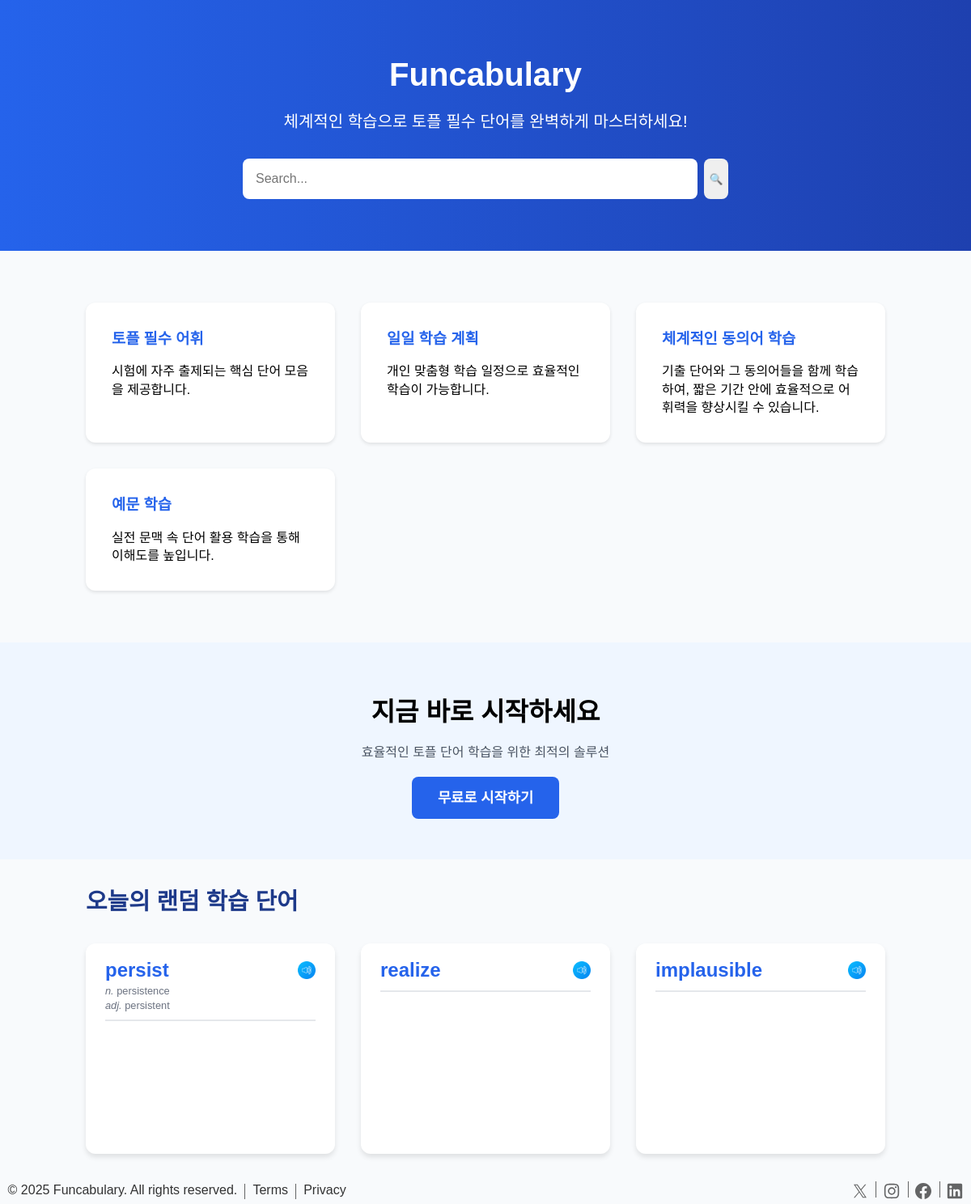
The page / on the database its author committed.
### app/models.py (models this page shows)
class Word(db.Model):
    __tablename__ = 'words'
    id = db.Column(db.Integer, primary_key=True, autoincrement=True)
    day_id = db.Column(db.Integer, db.ForeignKey('days.id'), nullable=False)  # connect to Day
    word = db.Column(db.String(100), index=True, nullable=False)
    note = db.Column(db.Text, nullable=True)
    details = db.relationship('Detail', backref='word', cascade='all, delete', lazy=True)
    derivatives = db.relationship('Derivative', backref='parent_word', cascade='all, delete', lazy=True)

class Derivative(db.Model):
    __tablename__ = 'derivatives'
    word_id = db.Column(db.Integer, db.ForeignKey('words.id'), primary_key=True)  # foreign key that connected with the word
    pos_id = db.Column(db.Integer, db.ForeignKey('pos.id'), nullable=True)
    word = db.Column(db.String(50), primary_key=True, nullable=True)
    __table_args__ = (
        db.PrimaryKeyConstraint('word_id', 'word'),
    )

class POS(db.Model):
    __tablename__ = 'pos'
    id = db.Column(db.Integer, primary_key=True, autoincrement=True)
    pos = db.Column(db.String(10), unique=True, nullable=False)
    details = db.relationship('Detail', backref='pos', lazy=True)
    derivatives = db.relationship('Derivative', backref='pos', lazy=True)

### app/views.py (the view)
@views_bp.route('/')
def home():
    user_agent = request.headers.get("User-Agent", "").lower()
    if "python" in user_agent or "pandas" in user_agent or "requests" in user_agent:
        return jsonify({"error": "Bots are not allowed!"}), 403
    today = []
    num_days = db.session.query(Day).count()
    while len(today) < 3:
        num_4_day = random.randrange(1, num_days) # idx of date(1 ~ 30)
        words = Word.query.filter_by(day_id = num_4_day).all()
        if not words:
            continue
        random_word = random.choice(words)
        if random_word not in today:
            today.append(random_word)
    for word in today:
        for detail in word.details:
            detail.example = highlight(word.word, detail.example)
    return render_template('index.html', today=today)

### app/views.py (called while the page is built)
def highlight(word, example):
    words = word.split()
    word_patterns = [rf'\b{re.escape(w)}(ed|ing|s|d|ay)?\b' for w in words]
    pattern = r'\s+'.join(word_patterns) # 단어 사이의 공백도 포함
    oup = re.sub(pattern, r'<b>\g<0></b>', example, flags=re.IGNORECASE)
    return oup

### app/templates/index.html (shortened to what this page needs)
<!DOCTYPE html>
<html lang="en">
<head>
    <link rel="stylesheet" href="{{ url_for('static', filename='css/00_base.css') }}">
    <link rel="stylesheet" href="{{ url_for('static', filename='css/01_header.css') }}">
    <link rel="stylesheet" href="{{ url_for('static', filename='css/02_footer.css') }}">
    {% block css %}
        <link rel="stylesheet" href="{{ url_for('static', filename='css/main.css') }}">
    {% endblock %}
</head>
<body>
    {% block header %}
        {% include 'header.html' %}
    {% endblock %}
    {% block main %}
        <main>
            <section class="features">
                <div class="feature-card">
                    <h3>토플 필수 어휘</h3>
                    <p>시험에 자주 출제되는 핵심 단어 모음을 제공합니다.</p>
                </div>
                <div class="feature-card">
                    <h3>일일 학습 계획</h3>
                    <p>개인 맞춤형 학습 일정으로 효율적인 학습이 가능합니다.</p>
                </div>
                <div class="feature-card">
                    <h3>체계적인 동의어 학습</h3>
                    <p>기출 단어와 그 동의어들을 함께 학습하여, 짧은 기간 안에 효율적으로 어휘력을 향상시킬 수 있습니다.</p>
                </div>
                <div class="feature-card">
                    <h3>예문 학습</h3>
                    <p>실전 문맥 속 단어 활용 학습을 통해 이해도를 높입니다.</p>
                </div>
            </section>
            <section class="cta-section">
                <h2>지금 바로 시작하세요</h2>
                <p>효율적인 토플 단어 학습을 위한 최적의 솔루션</p>
                <a href="{{ url_for('views.vocabulary') }}" class="cta-button">무료로 시작하기</a>
            </section>
            <section class="cards-section">
                <h2 class="section-tit">오늘의 랜덤 학습 단어</h2>
                <div class="cards-grid">
                    {% for word in today %}
                        <div class="cards-container">
                            <div class="card">
                                <div class="front">
                                    <div class="word-header">
                                        <h3 class="word-tit">
                                            <div class="word-tit-container">
                                                {{ word.word }}
                                            </div>
                                            <button class="tts-btn" onclick="Pronunciation_eng('{{ word.word }}', 'eng', event)"><img src="{{ url_for('static', filename='img/volume.png') }}" alt="sound-icon" class="vol-img"></button>
                                        </h3>
                                        {% for derivative in word.derivatives %}
                                            <p class="synonyms">
                                                <span class="word-pos">{{ derivative.pos.pos }}</span> {{ derivative.word }}
                                            </p>
                                        {% endfor %}
                                    </div>
                                </div>
                                <div class="back">
                                    <div class="word-header">
                                        {% for info in word.details %}
                                            <div class="word-header-wrap">
                                                <h3 class="word-info">
                                                    {% if loop.length > 1 %}
                                                        <span class="meaning-count">{{ loop.index }}.</span> {{ info.meaning }}
                                                    {% else %}
                                                        {{ info.meaning }}
                                                    {% endif %}
                                                    <button class="tts-btn" onclick="Pronunciation_kor(`{{ info.meaning }}`, 'kor', event)"></button>
                                                </h3>
                                                <p class="synonyms"><span class="word-pos">{{ info.pos.pos }}</span> {{ info.synonyms }}</p>
                                                <p class="example">{{ info.example | safe }}</p>
                                            </div>
                                        {% endfor %}
                                    </div>
                                </div>
                            </div>
                        </div>
                    {% endfor %}
                </div>
            </section>
        </main>
    {% endblock %}
    {% block footer %}
        {% include 'footer.html' %}
    {% endblock %}
</body>
</html>

### app/templates/header.html
<header class="header">
    <h1>
        <a class="header-tit" href="{{ url_for('views.home') }}">Funcabulary</a>
    </h1>
    <p>체계적인 학습으로 토플 필수 단어를 완벽하게 마스터하세요!</p>
    <div class="search-container">
        <form action="/search" method="GET" class="search-form">
            <input type="search" name="q" id="searchBox" placeholder="Search...">
            <button type="submit" class="search-btn">🔍</button>
        </form>
    </div>
</header>

### app/templates/footer.html (shortened to what this page needs)
<footer class="footer">
    <div class="footer-bottom">
        <div class="footer-bottom-left">
            <div class="bottom-icon">
                <span class="">© 2025 Funcabulary. All rights reserved.</span>
            </div>
            <span class="bottom-icon">
                <a href="#terms" target="_blank" rel="noopener noreferrer">Terms</a>
            </span>
            <span class="bottom-icon">
                <a href="#privacypolicy" target="_blank" rel="noopener noreferrer">Privacy</a>
            </span>
        </div>
        <div class="footer-bottom-right">
            <span class="social-media">
                <a href="https://x.com/" class="" target="_blank" rel="noopener noreferrer nofollow"
                    title="Follow Funcabulary on X">
                </a>
            </span>
            <span class="social-media">
                <a href="https://www.instagram.com/" class="" target="_blank" rel="noopener noreferrer nofollow"
                    title="Follow Funcabulary on Instagram">
                </a>
            </span>
            <span class="social-media">
                <a href="https://www.facebook.com/" class="" target="_blank" rel="noopener noreferrer nofollow"
                    title="Like Funcabulary on Facebook">
                </a>
            </span>
            <span class="social-media">
                <a href="https://www.linkedin.com/" class="" target="_blank" rel="noopener noreferrer nofollow"
                    title="Connect with Funcabulary on LinkedIn">
                </a>
            </span>
        </div>
    </div>
</footer>

### app/static/css/00_base.css (style rules this page uses)
* { margin: 0; padding: 0; box-sizing: border-box; }
body { font-family: 'Arial', sans-serif; line-height: 1.4; background-color: #f8fafc; }

### app/static/css/01_header.css (style rules this page uses)
.header { background: linear-gradient(to right, #2563eb, #1e40af); color: white; padding: 4rem 1rem; text-align: center; }
.header h1 { margin-bottom: 1rem; }
.header-tit { color: white; text-decoration: none; font-size: 2.5rem; }
.header p { font-size: 1.25rem; margin-bottom: 2rem; }
.search-container { max-width: 600px; margin: 0 auto; position: relative; }
.search-form { display: flex; }
.search-btn { min-width: 5%; border-radius: 8px; border: none; margin-left: .5rem; cursor: pointer; }
.search-container input { width: 100%; padding: 1rem; border: none; border-radius: 8px; font-size: 1rem; }

### app/static/css/02_footer.css (style rules this page uses)
.footer { margin: 2rem 0 0; font-size: 1rem; }
.footer-bottom { display: flex; justify-content: space-between; }
.footer-bottom a { text-decoration: none; }
.footer-bottom-left { display: flex; justify-content: flex-start; align-items: center; }
.footer-bottom-left span { color: rgba(0, 0, 0, .8); }
.footer-bottom-left a { color: rgba(0, 0, 0, .8); }
.bottom-icon { float: left; position: relative; padding: .12em .6em; box-sizing: border-box; }
.bottom-icon:before { position: absolute; bottom: 10%; right: 100%; content: ''; width: 1px; height: 1.2em; margin-top: -1.2em; background: rgba(0, 0, 0, 60%); }
.footer-bottom-right { display: flex; justify-content: flex-end; align-items: center; }
.footer-bottom-right a { color: rgba(0, 0, 0, 60%); height: 20px; }
.social-media { position: relative; text-decoration: none; display: flex; padding: 0 .6em 0; }
.social-media:not(:last-child):before { position: absolute; bottom: 10%; left: 100%; content: ''; width: 1px; height: 1.2em; margin-top: -1.2em; background: rgba(0, 0, 0, 60%); }

### app/static/css/main.css (style rules this page uses)
.features { width: 85%; margin: 4rem auto; padding: 0 1rem; display: grid; grid-template-columns: repeat(auto-fit, minmax(250px, 1fr)); gap: 2rem; }
.feature-card { background: white; padding: 2rem; border-radius: 12px; box-shadow: 0 2px 4px rgba(0,0,0,0.1); transition: .5s ease-in-out; }
.feature-card h3 { color: #2563eb; margin: 0 0 1rem; }
.cards-section { width: 85%; margin: 2rem auto; padding: 0 1rem; }
.section-tit { font-size: 1.8rem; margin-bottom: 2rem; color: #1e3a8a; }
.cards-grid { display: grid; grid-template-columns: repeat(auto-fit, minmax(300px, 1fr)); gap: 2rem; }
.cards-container { perspective: 1000px; height: 260px; transition: transform .5s ease-in-out; }
.card { position: relative; width: 100%; height: 100%; transition: transform 0.8s; transform-style: preserve-3d; }
.front, .back { position: absolute; width: 100%; height: 100%; backface-visibility: hidden; background: white; padding: 1rem 1.5rem 1.5rem; border-radius: 12px; box-shadow: 0 4px 6px rgba(0, 0, 0, 0.1); overflow: auto; }
.back { transform: rotateY(180deg); background: #f8fafc; transition: .5s ease-in-out; }
.front .word-header { border-bottom: 2px solid #e5e7eb; padding-bottom: .5rem; margin-bottom: .5rem; display: flex; flex-direction: column; }
.word-header-wrap { border-bottom: 2px solid #e5e7eb; padding-bottom: 1rem; margin-bottom: 1rem; }
.word-header-wrap:last-child { border: unset; padding: unset; margin: unset; }
.word-tit { color: #2563eb; font-size: 1.5rem; display: flex; justify-content: space-between; align-items: center; }
.tts-btn { all: unset; display: flex; cursor: pointer; float: right; }
.vol-img { width: 22px; height: 22px; }
.synonyms { font-size: 0.8rem; color: #6b7280; }
.word-pos { color: #6b7280; font-size: .8rem; font-style: italic; }
.word-info { font-size: 1.1rem; color: #2563eb; }
.meaning-count { color: rgb(0, 0, 0); }
.example { color: #6b7280; font-style: italic; font-size: .9rem; border-top: 2px dashed #e5e7eb; padding-top: .5rem; margin-top: .5rem; }
.cta-section { background-color: #eff6ff; padding: 4rem 1rem; text-align: center; }
.cta-section h2 { font-size: 2rem; margin-bottom: 1rem; }
.cta-section p { color: #4b5563; margin-bottom: 2rem; }
.cta-button { background-color: #2563eb; color: white; padding: 1rem 2rem; border: none; border-radius: 8px; font-size: 1.1rem; font-weight: bold; text-decoration: none; cursor: pointer; transition: background-color 0.3s; }

### rows shown on the page
Word: word "persist"
Derivative: pos.pos "n.", word "persistence"
Derivative: pos.pos "adj.", word "persistent"
Word: word "realize"
Word: word "implausible"
